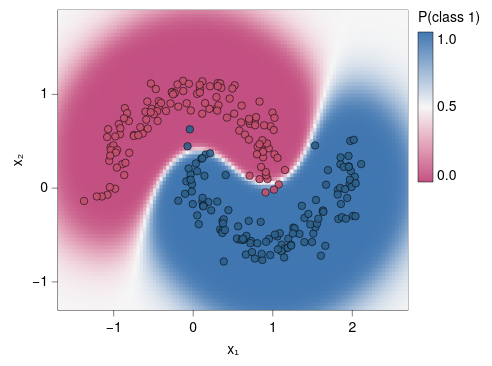

Here is the Vega-Lite specification saved for this chart:
### Vega-Lite specification from a JSON file in a GitHub repository (floating-point values rounded to 4 significant figures; data arrays with more than 128 entries replaced by an {"elided": "..."} marker saying what was removed)
{"background": null, "config": {"arc": {"fill": "#DBDBDB", "fillOpacity": 1.0, "innerRadius": 37.5, "padAngle": 0.03, "stroke": "black", "strokeOpacity": 1, "strokeWidth": 0.25}, "area": {"fill": "#DBDBDB", "fillOpacity": 1.0, "stroke": "black", "strokeOpacity": 1, "strokeWidth": 0.25}, "axis": {"domain": true, "domainCap": "round", "domainColor": "black", "domainWidth": 0.25, "grid": false, "gridCap": "round", "gridColor": "#F1F1F1", "gridDash": [0, 0], "gridOpacity": 1.0, "gridWidth": 0.25, "labelColor": "black", "labelFont": "Helvetica Neue, HelveticaNeue, Helvetica, Arial, sans-serif", "labelFontSize": 7, "labelFontStyle": "normal", "labelFontWeight": 400, "offset": 0, "ticks": true, "tickCap": "round", "tickColor": "black", "tickRound": false, "tickSize": 3, "tickWidth": 0.25, "titleColor": "black", "titleFont": "Helvetica Neue, HelveticaNeue, Helvetica, Arial, sans-serif", "titleFontSize": 7, "titleFontStyle": "normal", "titleFontWeight": 400}, "axisX": {"domain": true, "labelAlign": "center", "labelAngle": 0, "labels": true, "ticks": true, "translate": 0}, "axisY": {"domain": true, "labelAlign": "right", "labelAngle": 0, "labels": true, "ticks": true, "translate": 0}, "axisRight": {"domain": true, "labelAlign": "left", "labelAngle": 0, "labels": true, "ticks": true, "translate": 0}, "axisTop": {"domain": true, "labelAlign": "center", "labelAngle": 0, "labels": true, "ticks": true, "translate": 0}, "axisBand": {"tickOffset": 0}, "bar": {"fill": "#DBDBDB", "fillOpacity": 1.0, "stroke": "black", "strokeOpacity": 1, "strokeWidth": 0.25}, "boxplot": {"size": 13.5, "ticks": {"cornerRadius": 0.25, "fill": "black", "opacity": 1, "size": 6.75, "thickness": 0.25}, "box": {"fillOpacity": 1.0, "stroke": "black", "strokeOpacity": 1, "strokeWidth": 0.25}, "median": {"cornerRadius": 0, "fill": "black", "fillOpacity": 1.0, "opacity": 1, "size": 13.5, "thickness": 0.25}, "rule": {"fill": "black", "fillOpacity": 1.0, "size": 15.0, "stroke": "black", "strokeDash": [0, 0], "strokeOpacity": 1, "strokeWidth": 0.25}, "outliers": {"color": "black", "fill": "black", "fillOpacity": 1.0, "size": 0, "stroke": "black", "strokeOpacity": 1, "strokeWidth": 0.25}}, "circle": {"fill": "black", "fillOpacity": 1.0, "size": 1.875, "stroke": null, "strokeOpacity": 1, "strokeWidth": 0.25}, "errorband": {"band": {"fillOpacity": 0.6, "stroke": null, "strokeWidth": 0.25, "strokeOpacity": 1}, "borders": {"opacity": 0, "strokeOpacity": 0.25, "strokeWidth": 1}}, "errorbar": {"opacity": 1, "rule": {"strokeDash": [0, 0], "strokeWidth": 0.25}, "ticks": {"color": "black", "cornerRadius": 0.125, "opacity": 1, "size": 9.0, "thickness": 0.25}, "thickness": 0.25}, "font": "Helvetica Neue, HelveticaNeue, Helvetica, Arial, sans-serif", "geoshape": {"fill": "#DBDBDB", "fillOpacity": 1.0, "stroke": "black", "strokeOpacity": 1, "strokeWidth": 0.25}, "header": {"labelColor": "black", "labelFont": "Helvetica Neue, HelveticaNeue, Helvetica, Arial, sans-serif", "labelFontSize": 7, "labelFontStyle": "normal", "labelFontWeight": 400, "titleColor": "black", "titleFont": "Helvetica Neue, HelveticaNeue, Helvetica, Arial, sans-serif", "titleFontSize": 7, "titleFontStyle": "normal", "titleFontWeight": 400, "titlePadding": 0}, "legend": {"disable": false, "offset": 4.5, "titlePadding": 4, "labelOffset": 2, "gradientLabelOffset": 2, "gradientLength": 75.0, "gradientThickness": 7.5, "gradientOpacity": 1.0, "gradientStrokeColor": "black", "gradientStrokeWidth": 0.25, "labelColor": "black", "labelFont": "Helvetica Neue, HelveticaNeue, Helvetica, Arial, sans-serif", "labelFontSize": 7, "labelFontStyle": "normal", "labelFontWeight": 400, "strokeColor": "black", "strokeWidth": 0, "symbolSize": 42, "symbolStrokeColor": "black", "symbolStrokeWidth": 0.25, "titleColor": "black", "titleFont": "Helvetica Neue, HelveticaNeue, Helvetica, Arial, sans-serif", "titleFontSize": 7, "titleFontStyle": "normal", "titleFontWeight": 400}, "line": {"color": "black", "stroke": "black", "strokeCap": "butt", "strokeDash": [0, 0], "strokeOpacity": 1, "strokeWidth": 0.5}, "point": {"filled": true, "fill": "#DBDBDB", "fillOpacity": 1.0, "size": 7.5, "stroke": "black", "strokeOpacity": 1, "strokeWidth": 0.25}, "range": {"category": ["#5CA7B1", "#B7D0EE", "#B7B3E4", "#B3DAB5", "#F5E1B3", "#3D727B", "#809DC7", "#867DAC", "#80A988", "#CBB17A", "#204148", "#546B94", "#584C77", "#507B5F", "#9D824D"], "diverging": {"scheme": ["#C35082", "#CE6D94", "#D989A7", "#E2A4BA", "#EABFCE", "#F1DBE2", "#F6F6F6", "#D7E0EB", "#B9CBE0", "#9BB6D5", "#7DA1C9", "#5F8CBD", "#4177B1"]}, "heatmap": {"scheme": ["#32022B", "#43044D", "#4C196E", "#4D338C", "#484DA6", "#3A68BB", "#1D83CA", "#1D9CCB", "#23B5C9", "#28CDC5", "#4DE0B4", "#91EE9F"]}, "ordinal": {"scheme": ["#F1F1F1", "#DBDBDB", "#C6C6C6", "#B2B2B2", "#9D9D9D", "#898989", "#767676", "#636363", "#515151", "#404040", "#2F2F2F", "#1F1F1F"]}, "ramp": {"scheme": ["#32022B", "#43044D", "#4C196E", "#4D338C", "#484DA6", "#3A68BB", "#1D83CA", "#1D9CCB", "#23B5C9", "#28CDC5", "#4DE0B4", "#91EE9F"]}}, "rule": {"color": "black", "stroke": "black", "strokeCap": "round", "strokeDash": [2, 2], "strokeOpacity": 1, "strokeWidth": 0.25}, "scale": {"bandPaddingInner": 0.1, "bandPaddingOuter": 0.1, "round": false}, "rect": {"fill": "#DBDBDB", "fillOpacity": 1.0, "stroke": "black", "strokeOpacity": 1, "strokeWidth": 0.25}, "square": {"fill": "#DBDBDB", "fillOpacity": 1.0, "size": 15.0, "stroke": "black", "strokeOpacity": 1, "strokeWidth": 0.25}, "text": {"color": "black", "font": "Helvetica Neue, HelveticaNeue, Helvetica, Arial, sans-serif", "fontSize": 7, "fontStyle": "normal", "fontWeight": 400}, "tick": {"color": "black", "cornerRadius": 0.125, "opacity": 1.0, "size": 13.5, "thickness": 0.25}, "title": {"anchor": "middle", "frame": "group", "color": "black", "font": "Helvetica Neue, HelveticaNeue, Helvetica, Arial, sans-serif", "fontSize": 7, "fontStyle": "normal", "fontWeight": 400, "subtitleColor": "black", "subtitleFont": "Helvetica Neue, HelveticaNeue, Helvetica, Arial, sans-serif", "subtitleFontSize": "Helvetica Neue, HelveticaNeue, Helvetica, Arial, sans-serif", "subtitleFontStyle": "normal", "subtitleFontWeight": 400}, "trail": {"color": "black", "opacity": 1, "size": 0.5}, "view": {"continuousWidth": 175, "continuousHeight": 150, "discreteWidth": 175, "discreteHeight": 150, "fill": null, "stroke": "black", "strokeWidth": 0.25}}, "layer": [{"data": {"name": "data-a8b8d0997e4843145741a87417fa5c85"}, "mark": {"type": "rect", "clip": true, "stroke": null}, "encoding": {"color": {"field": "p", "scale": {"domainMid": 0.5}, "title": "P(class 1)", "type": "quantitative"}, "x": {"field": "x0", "scale": {"domain": [-1.7, 2.7], "nice": false}, "title": "x₁", "type": "quantitative"}, "x2": {"field": "x1"}, "y": {"field": "y0", "scale": {"domain": [-1.3, 1.9], "nice": false}, "title": "x₂", "type": "quantitative"}, "y2": {"field": "y1"}}}, {"data": {"name": "data-5986bbc1ae9793c3c74c3ebbb64d95b1"}, "mark": {"type": "circle", "opacity": 0.9, "size": 14, "stroke": "black", "strokeWidth": 0.3}, "encoding": {"color": {"field": "class", "legend": null, "scale": {"range": ["#C2506E", "#2C5F8A"]}, "type": "nominal"}, "x": {"field": "x", "type": "quantitative"}, "y": {"field": "y", "type": "quantitative"}}}], "$schema": "https://vega.github.io/schema/vega-lite/v6.4.1.json", "datasets": {"data-a8b8d0997e4843145741a87417fa5c85": {"elided": "8640 records"}, "data-5986bbc1ae9793c3c74c3ebbb64d95b1": {"elided": "240 records"}}}
